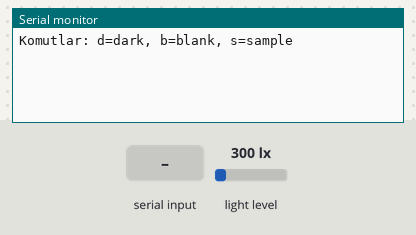
Simulated run of this sketch. Board: Arduino Uno, built with avr-gcc and run on an emulated ATmega328P. Shown: the last lines printed to the serial monitor. Inputs (shaded band) come from the test bench; at power-on: light level 300 lx.

Above: at 2.2 s.
2.3 s: "d" received over Serial
At 4.3 s:
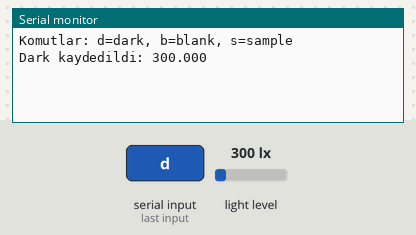
4.8 s: "b" received over Serial
At 6.2 s:
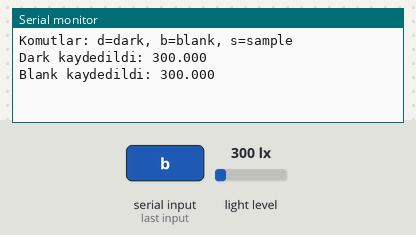
7.3 s: "s" received over Serial
At 9.3 s:
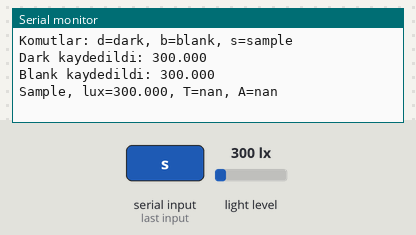

Measured:
- after the input at 2.3 s, the serial monitor: prints a new line after 1.1 s (image 1)
- after the input at 4.8 s, the serial monitor: prints a new line after 1.1 s (image 2)
- after the input at 7.3 s, the serial monitor: prints a new line after 1.1 s (image 3)

The sketch:

tsl2591_absorbans_komutlu.ino
```cpp
#include <Wire.h>
#include <Adafruit_Sensor.h>
#include "Adafruit_TSL2591.h"
#include <math.h>

Adafruit_TSL2591 tsl = Adafruit_TSL2591(2591);

float darkLux = 0.0;
float blankLux = 1.0;
const int SAMPLE_COUNT = 5;

float readLuxAverage() {
  float sum = 0;
  for (int i = 0; i < SAMPLE_COUNT; i++) {
    sensors_event_t event;
    tsl.getEvent(&event);
    sum += event.light;
    delay(200);
  }
  return sum / SAMPLE_COUNT;
}

void printMeasurement(String label, float sampleLux) {
  float iBlank = blankLux - darkLux;
  float iSample = sampleLux - darkLux;
  float T = iSample / iBlank;
  float A = -log10(T);

  Serial.print(label);
  Serial.print(", lux=");
  Serial.print(sampleLux, 3);
  Serial.print(", T=");
  Serial.print(T, 4);
  Serial.print(", A=");
  Serial.println(A, 4);
}

void setup() {
  Serial.begin(9600);
  delay(1000);

  if (!tsl.begin()) {
    Serial.println("TSL2591 bulunamadi.");
    while (1);
  }

  tsl.setGain(TSL2591_GAIN_MED);
  tsl.setTiming(TSL2591_INTEGRATIONTIME_300MS);

  Serial.println("Komutlar: d=dark, b=blank, s=sample");
}

void loop() {
  if (Serial.available()) {
    char cmd = Serial.read();
    float lux = readLuxAverage();

    if (cmd == 'd') {
      darkLux = lux;
      Serial.print("Dark kaydedildi: ");
      Serial.println(darkLux, 3);
    } else if (cmd == 'b') {
      blankLux = lux;
      Serial.print("Blank kaydedildi: ");
      Serial.println(blankLux, 3);
    } else if (cmd == 's') {
      printMeasurement("Sample", lux);
    }
  }
}
```
